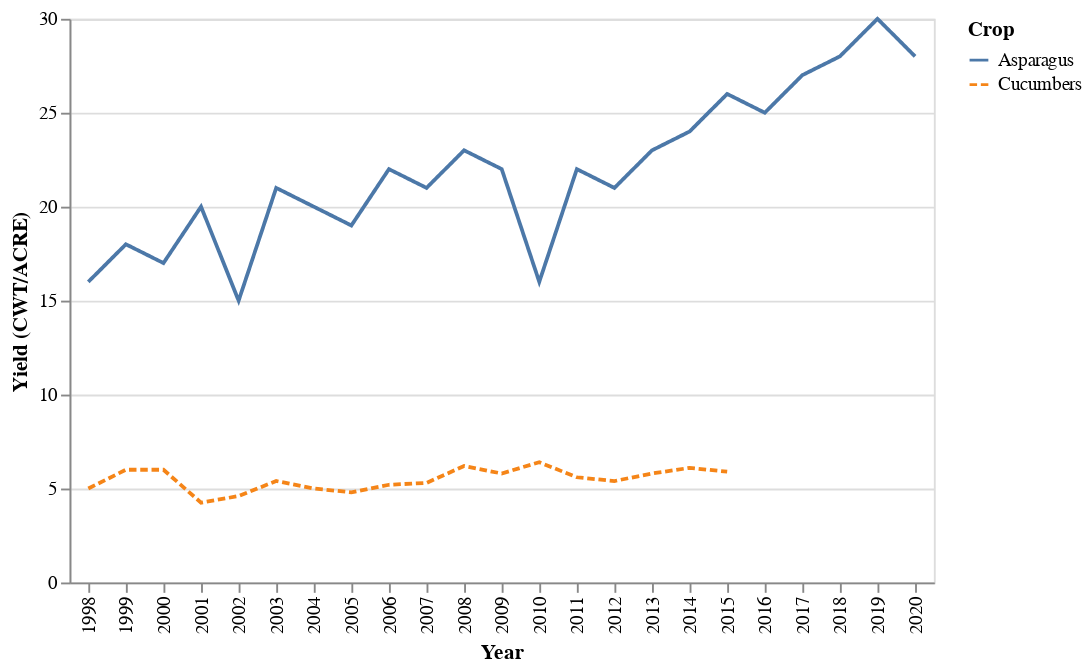

Notebook cell for this chart:
### Code cell
alt.Chart(asparagus_and_cucumbers).mark_line().encode(
    x='Year:N',
    y=alt.Y('Value:Q', title = 'Yield (CWT/ACRE)'),
    color='Crop',
    strokeDash='Crop',
)

### Figure 1 — Vega-Lite specification as saved in the notebook (floating-point values rounded to 4 significant figures)
{"config": {"view": {"continuousWidth": 400, "continuousHeight": 300}}, "data": {"name": "data-3b38e0ceba2e367fc47611a011ed9daf"}, "mark": "line", "encoding": {"color": {"field": "Crop", "type": "nominal"}, "strokeDash": {"field": "Crop", "type": "nominal"}, "x": {"field": "Year", "type": "nominal"}, "y": {"field": "Value", "title": "Yield (CWT/ACRE)", "type": "quantitative"}}, "$schema": "https://vega.github.io/schema/vega-lite/v4.17.0.json", "datasets": {"data-3b38e0ceba2e367fc47611a011ed9daf": [{"Year": 2020, "Value": "28", "Crop": "Asparagus"}, {"Year": 2019, "Value": "30", "Crop": "Asparagus"}, {"Year": 2018, "Value": "28", "Crop": "Asparagus"}, {"Year": 2018, "Value": "28", "Crop": "Asparagus"}, {"Year": 2017, "Value": "27", "Crop": "Asparagus"}, {"Year": 2017, "Value": "27", "Crop": "Asparagus"}, {"Year": 2016, "Value": "25", "Crop": "Asparagus"}, {"Year": 2015, "Value": "26", "Crop": "Asparagus"}, {"Year": 2014, "Value": "24", "Crop": "Asparagus"}, {"Year": 2013, "Value": "23", "Crop": "Asparagus"}, {"Year": 2012, "Value": "21", "Crop": "Asparagus"}, {"Year": 2011, "Value": "22", "Crop": "Asparagus"}, {"Year": 2010, "Value": "16", "Crop": "Asparagus"}, {"Year": 2010, "Value": "16", "Crop": "Asparagus"}, {"Year": 2009, "Value": "22", "Crop": "Asparagus"}, {"Year": 2008, "Value": "23", "Crop": "Asparagus"}, {"Year": 2007, "Value": "21", "Crop": "Asparagus"}, {"Year": 2006, "Value": "22", "Crop": "Asparagus"}, {"Year": 2005, "Value": "19", "Crop": "Asparagus"}, {"Year": 2004, "Value": "20", "Crop": "Asparagus"}, {"Year": 2003, "Value": "21", "Crop": "Asparagus"}, {"Year": 2002, "Value": "15", "Crop": "Asparagus"}, {"Year": 2001, "Value": "20", "Crop": "Asparagus"}, {"Year": 2000, "Value": "17", "Crop": "Asparagus"}, {"Year": 1999, "Value": "18", "Crop": "Asparagus"}, {"Year": 1998, "Value": "16", "Crop": "Asparagus"}, {"Year": 2015, "Value": 5.9, "Crop": "Cucumbers"}, {"Year": 2014, "Value": 6.1, "Crop": "Cucumbers"}, {"Year": 2013, "Value": 5.8, "Crop": "Cucumbers"}, {"Year": 2012, "Value": 5.4, "Crop": "Cucumbers"}, {"Year": 2011, "Value": 5.6, "Crop": "Cucumbers"}, {"Year": 2010, "Value": 6.4, "Crop": "Cucumbers"}, {"Year": 2009, "Value": 5.8, "Crop": "Cucumbers"}, {"Year": 2008, "Value": 6.2, "Crop": "Cucumbers"}, {"Year": 2007, "Value": 5.3, "Crop": "Cucumbers"}, {"Year": 2006, "Value": 5.2, "Crop": "Cucumbers"}, {"Year": 2005, "Value": 4.8, "Crop": "Cucumbers"}, {"Year": 2004, "Value": 5.0, "Crop": "Cucumbers"}, {"Year": 2003, "Value": 5.4, "Crop": "Cucumbers"}, {"Year": 2002, "Value": 4.6, "Crop": "Cucumbers"}, {"Year": 2001, "Value": 4.25, "Crop": "Cucumbers"}, {"Year": 2000, "Value": 6.0, "Crop": "Cucumbers"}, {"Year": 1999, "Value": 6.0, "Crop": "Cucumbers"}, {"Year": 1998, "Value": 5.0, "Crop": "Cucumbers"}]}}
